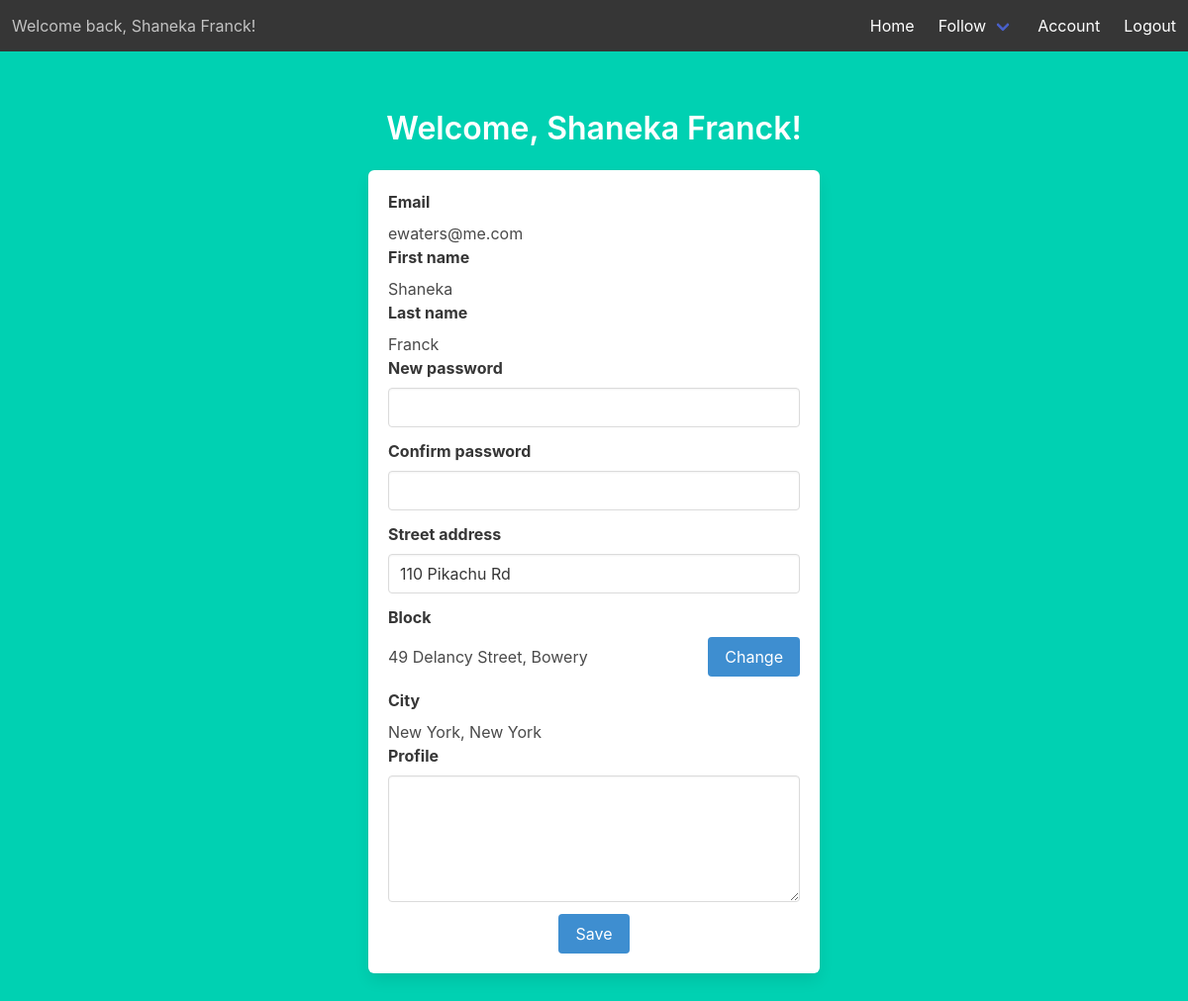
Page /account (signed in) on the committed database.
### models.py (models this page shows)
class Users(UserMixin, db.Model):
    __tablename__ = 'Users'
    id = db.Column(db.Integer, primary_key=True)
    email = db.Column(db.String(45), unique=True, nullable=False)
    pword = db.Column(db.String(45), nullable=False)
    fname = db.Column(db.String(45), nullable=False)
    lname = db.Column(db.String(45), nullable=False)
    street_addr = db.Column(db.String(45), nullable=False)
    cid = db.Column(db.Integer, db.ForeignKey('City.id'), nullable=False)
    uprofile = db.Column(db.Text)
    photo = db.Column(db.Text)
    last_login_timestamp = db.Column(db.DateTime, default=datetime.now())

class City(db.Model):
    __tablename__ = 'City'
    id = db.Column(db.Integer, primary_key=True)
    cname = db.Column(db.String(45), nullable=False)
    cstate = db.Column(db.String(45), nullable=False)

### account.py (the view)
@acc.route('/account')
@login_required
def account():
    city = City.query.filter_by(id=current_user.cid).first()
    if Membership.query.filter_by(uid=current_user.id).first():
        block_name = Blocks.query.filter_by(
            id=(Membership.query.filter_by(uid=current_user.id).first().bid)).first().bname
        hood_name = Hood.query.filter_by(id=(Location.query.filter_by(bid=(Blocks.query.filter_by(id=(Membership.query.filter_by(
            uid=current_user.id).first().bid)).first().id), cid=current_user.cid).first().hid)).first().hname
        return render_template('account.html', user=current_user, city=city, block='%s, %s' % (block_name, hood_name))
    else:
        return render_template('account.html', user=current_user, city=city, block='You haven\'t joined any block.')

### templates/account.html (shortened to what this page needs)
{% extends "base.html" %}
{% block content %}
<div class="column is-6 is-offset-3">
    <h1 class="title">
        Welcome, {{ user.fname }} {{ user.lname }}!
    </h1>
    <div class="box">
        <form method="POST" action="/account">
            <label class="label has-text-left">Email</label>
            <p class="has-text-left">{{ user.email }}</p>
            <label class="label has-text-left">First name</label>
            <p class="has-text-left">{{ user.fname }}</p>
            <label class="label has-text-left">Last name</label>
            <p class="has-text-left">{{ user.lname }}</p>
            <div class="field">
                <label class="label has-text-left">New password</label>
                <div class="control">
                    <input class="input" type="password" name="new-password" autofocus="">
                </div>
            </div>
            <div class="field">
                <label class="label has-text-left">Confirm password</label>
                <div class="control">
                    <input class="input" type="password" name="confirm-password" autofocus="">
                </div>
            </div>
            <div class="field">
                <label class="label has-text-left">Street address</label>
                <div class="control">
                    <input class="input" type="txt" name="street-address" value='{{ user.street_addr }}' autofocus="">
                </div>
            </div>
            <label class="label level-left">Block</label>
            <div class="field level">
                <p class="has-text-left">{{ block }}</p>
                <div class="control">
                    <a class="button is-info" href="{{ url_for('location.blocks') }}">Change</a>
                </div>
            </div>
            <label class="label has-text-left">City</label>
            <p class="has-text-left">{{ city.cname }}, {{ city.cstate }}</p>
            <div class="field">
                <label class="label has-text-left">Profile</label>
                <div class="control">
                    <textarea class="textarea" name="profile"
                        autofocus="">{% if user.uprofile %}{{ user.uprofile }}{% endif %}</textarea>
                </div>
            </div>
            <button class="button is-info">Save</button>
        </form>
    </div>
</div>
{% endblock %}

### templates/base.html (shortened to what this page needs)
<!DOCTYPE html>
<html>
<head>
    <link rel="stylesheet" href="https://cdnjs.cloudflare.com/ajax/libs/bulma/0.7.2/css/bulma.min.css" />
</head>
<body>
    <section class="hero is-primary is-fullheight">
        <div class="hero-head">
            <nav class="navbar has-background-dark" role="navigation" aria-label="main navigation">
                {% if current_user.is_authenticated %}
                <div class="navbar-start">
                    <p class="navbar-item">
                        Welcome back, {{ current_user.fname }} {{ current_user.lname }}!
                    </p>
                </div>
                {% endif %}
                <div id="navbarMenuHeroA" class="navbar-menu ">
                    <div class="navbar-end">
                        <a href="{{ url_for('main.index') }}" class="navbar-item">
                            Home
                        </a>
                        {% if current_user.is_authenticated %}
                        <div class="navbar-item has-dropdown is-hoverable has-text-white has-background-dark">
                            <a class="navbar-link has-background-dark">
                                Follow
                            </a>
                        </div>
                        {% endif %}
                        {% if current_user.is_authenticated %}
                        <a href="{{ url_for('acc.account') }}" class="navbar-item">
                            Account
                        </a>
                        {% endif %}
                        {% if current_user.is_authenticated %}
                        <a href="{{ url_for('auth.logout') }}" class="navbar-item">
                            Logout
                        </a>
                        {% endif %}
                    </div>
                </div>
            </nav>
        </div>
        <div class="hero-body">
            <div class="container has-text-centered">
                {% block content %}
                {% endblock %}
            </div>
        </div>
    </section>
</body>
</html>

### rows in the picture
Users: fname "Shaneka", lname "Franck", email "ewaters@me.com", street-address "110 Pikachu Rd"
City: cname "New York", cstate "New York"

### other values in the picture
{{ block }} "49 Delancy Street, Bowery"
